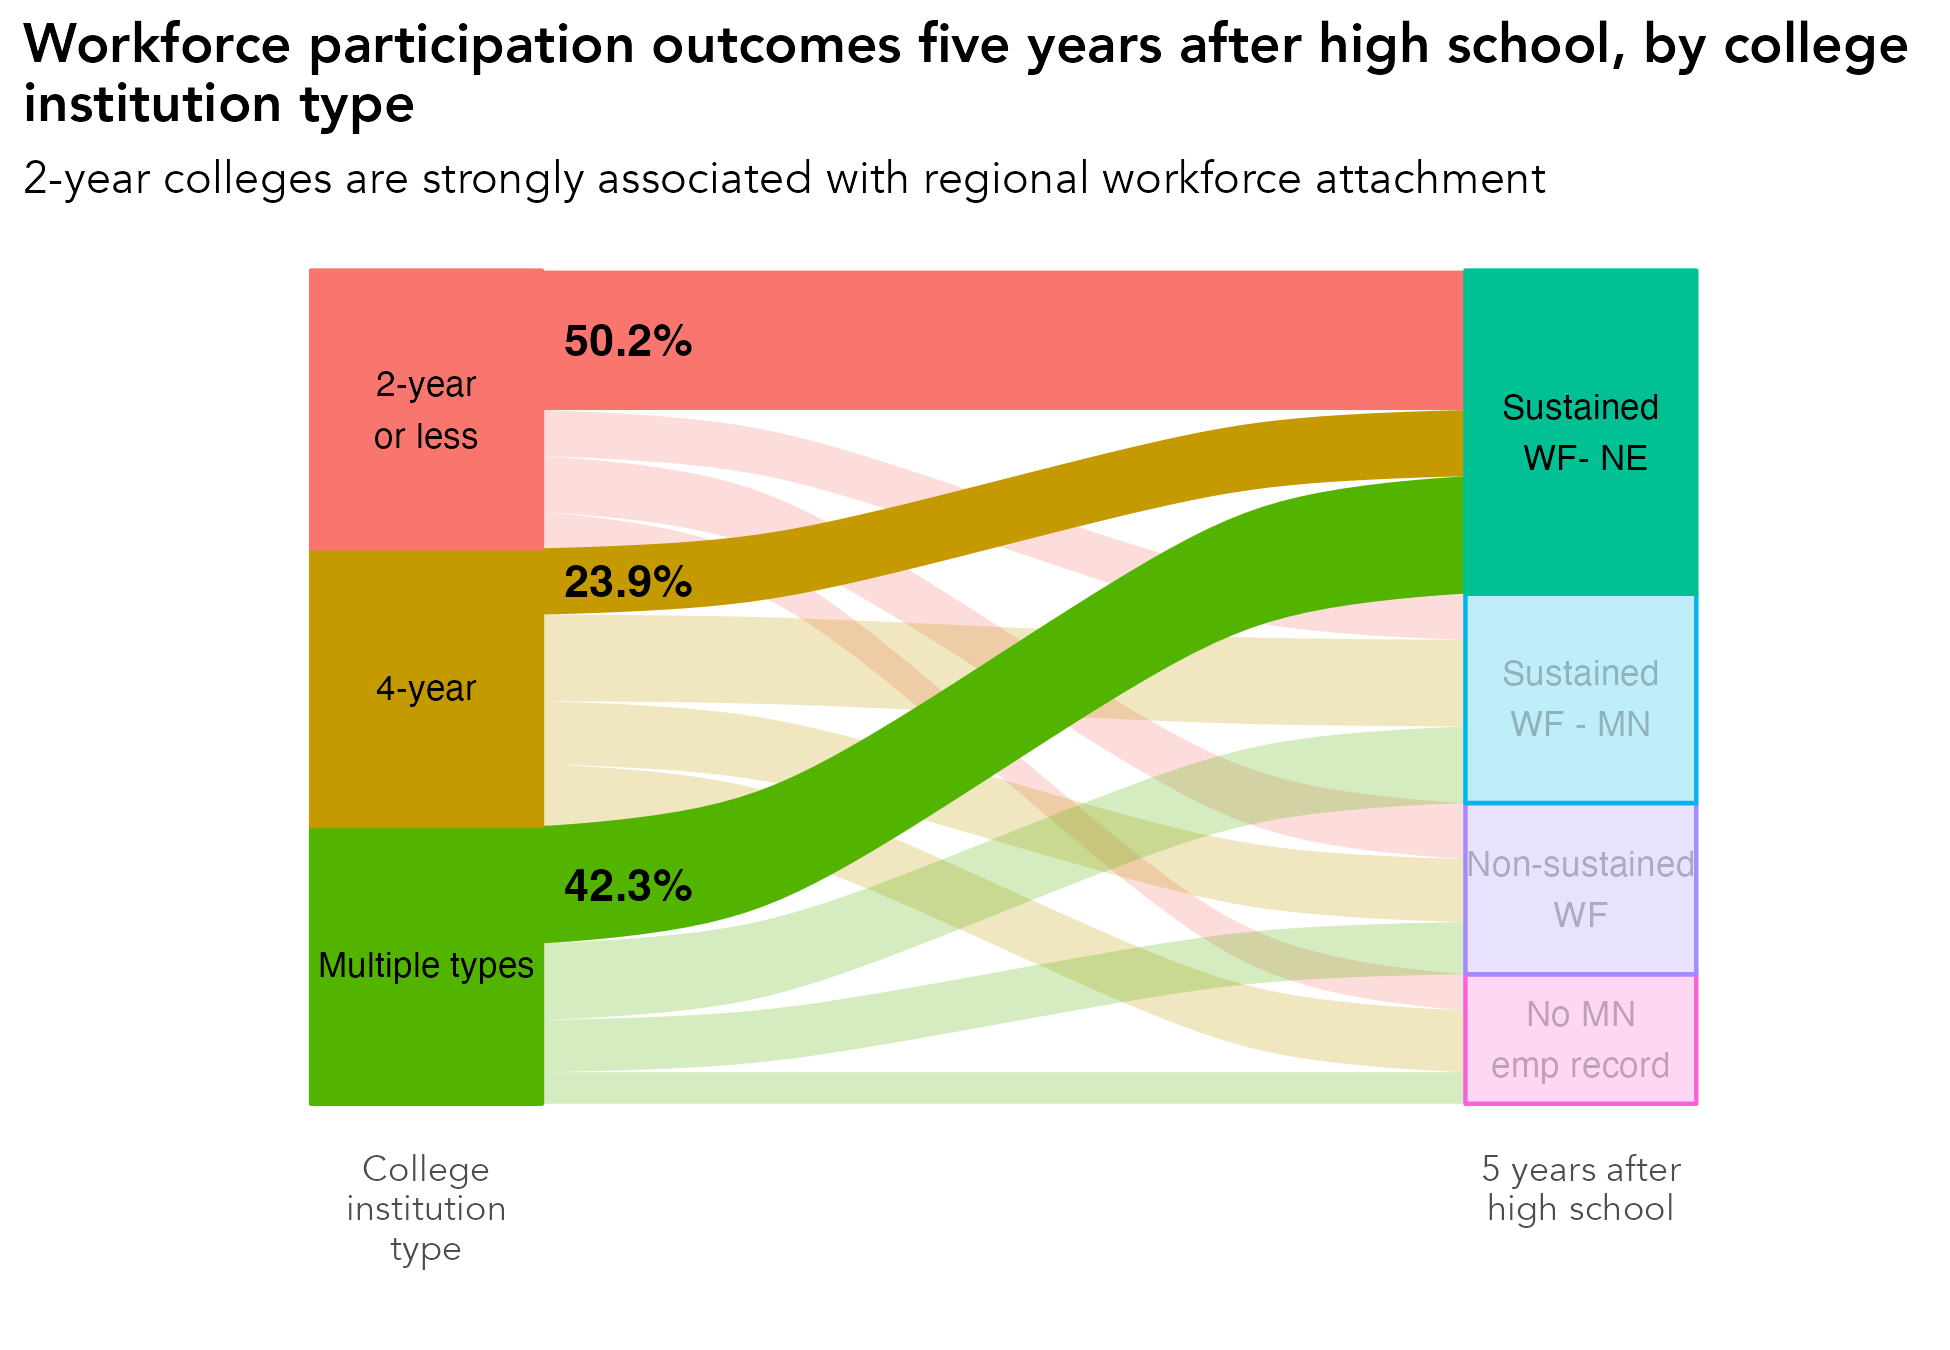

Recreate this plot in R.
# library -----------------------------------------------------------------
library(tidyverse)
library(sf)
library(ggrepel)
library(scales)
library(ggiraph)
library(rmapshaper)
library(cowplot)
library(RColorBrewer)
library(readxl)
library(lubridate)
library(readxl)
library(systemfonts)
reset_font_cache()
library(ggtext)
library(janitor)
library(cowplot)
library(ggalluvial)
library(ggsankey)


rm(list = ls())

# themes ------------------------------------------------------------------
theme_bar <- theme_bw() +
  theme(panel.grid.major = element_line(color = "grey70", size = 0.1),
        panel.grid.minor = element_blank(),
        axis.ticks = element_blank(),
        axis.text = element_text(face = "bold"),
        panel.border = element_blank(),
        legend.background = element_rect(fill = "transparent", color = "transparent"),
        legend.key = element_rect(fill = "transparent"),
        legend.key.size = unit(1, "lines"),
        legend.margin = margin(0,0,0,0),
        legend.title = element_blank(),
        legend.text = element_text(margin = margin(l = 2)),
        text = element_text(family = "Avenir") ,
        plot.title.position = "plot",
        plot.title = element_text(face = "bold"))

theme_line <- theme_bw() +
  theme(legend.background = element_rect(fill = "transparent", color = "transparent"),
        legend.key = element_rect(fill = "transparent"),
        legend.text = element_text(margin = margin(l = 2)),
        panel.grid.minor = element_blank(),
        panel.grid.major = element_line(color = "grey70", size = 0.1),
        axis.ticks = element_blank(),
        axis.text = element_text(face = "bold"),
        panel.border = element_blank(),
        legend.margin = margin(0,0,0,0),
        legend.key.size = unit(1, "lines"),
        text = element_text(family = "Avenir") ,
        plot.title.position = "plot",
        plot.title = element_text(face = "bold"))


theme_sf <- theme_bw() +
  theme(axis.text.x=element_blank(),
        axis.text.y=element_blank(),
        axis.ticks=element_blank(),
        panel.background = element_blank(),
        panel.grid.major = element_line(color = "white"),
        panel.border = element_blank(),
        legend.title = element_blank(),
        legend.text = element_text(margin = margin(l = 2)),
        legend.margin = margin(0,0,0,0),
        legend.key.size = unit(1, "lines"),
        text = element_text(family = "Avenir") ,
        plot.title.position = "plot",
        plot.title = element_text(face = "bold"))

theme_all <- theme_bw() +
  theme(axis.ticks=element_blank(),
        axis.text.y = element_blank(),
        panel.background = element_blank(),
        panel.grid.major = element_blank(),
        panel.grid = element_blank(),
        panel.border = element_blank(),
        legend.title = element_blank(),
        legend.text = element_text(margin = margin(l = 2)),
        legend.margin = margin(0,0,0,0),
        legend.key.size = unit(1, "lines"),
        text = element_text(family = "Avenir") ,
        plot.title.position = "plot",
        plot.title = element_text(face = "bold"))


regions <- read_csv("/Users/kellyasche/Library/CloudStorage/GoogleDrive-kasche@ruralmn.org/My Drive/Data Prep/R Projects/Join docs/county_regions.csv") %>%
  select(5,6) %>%
  unique() %>%
  mutate(edr = str_replace(edr, "  ", " "),
         planning.region = str_replace(planning.region, " Minnesota", ""),
         planning.region = fct_relevel(planning.region, "Northwest", "Northeast", "Central", "Seven County Mpls-St Paul", "Southwest", "Southeast"),
         edr = fct_relevel(edr, "EDR 1 - Northwest", "EDR 2 - Headwaters", "EDR 3 - Arrowhead", "EDR 4 - West Central", "EDR 5 - North Central", "EDR 6E- Southwest Central", "EDR 6W- Upper Minnesota Valley", "EDR 7E- East Central", "EDR 7W- Central", "EDR 8 - Southwest", "EDR 9 - South Central", "EDR 10 - Southeast", "EDR 11 - 7 County Twin Cities", "Minnesota"))

counties.regions <- read_csv("/Users/kellyasche/Library/CloudStorage/GoogleDrive-kasche@ruralmn.org/My Drive/Data Prep/R Projects/Join docs/county_regions.csv") %>%
  mutate(countyfp = formatC(countyfp, width = 3, flag = "0"),
         Name = str_to_title(Name),
         Name = str_replace(Name, "Q", "q"),
         Name = str_replace(Name, "Of The", "of the"),
         Name = str_replace(Name, "Mcleod", "McLeod"),
         Dem_Desc = ifelse(Name == "Minnesota", "Minnesota", Dem_Desc) ,
         edr = str_replace(edr, "  ", " "),
         planning.region = str_replace(planning.region, " Minnesota", ""),
         planning.region = fct_relevel(planning.region, "Northwest", "Northeast", "Central", "Seven County Mpls-St Paul", "Southwest", "Southeast"),
         edr = fct_relevel(edr, "EDR 1 - Northwest", "EDR 2 - Headwaters", "EDR 3 - Arrowhead", "EDR 4 - West Central", "EDR 5 - North Central", "EDR 6E- Southwest Central", "EDR 6W- Upper Minnesota Valley", "EDR 7E- East Central", "EDR 7W- Central", "EDR 8 - Southwest", "EDR 9 - South Central", "EDR 10 - Southeast", "EDR 11 - 7 County Twin Cities", "Minnesota"))

color.ruca <- c("Entirely rural" = "#009933", "Town/rural mix" = "#99CC33", "Urban/town/rural mix" = "#CC9966", "Entirely urban" = "#754C29", "Minnesota" = "black")

color.pr <- c("Northwest" = "#4575b4","Northeast" = "grey", "Central" = "#fee090", "Seven County Mpls-St Paul" = "#d73027", "Southwest" = "#91bfdb", "Southeast" = "#fc8d59", "Minnesota" = "black")

color.edr <- c("EDR 1 - Northwest" = "#b3cde3", "EDR 2 - Headwaters" = "#8c96c6", "EDR 3 - Arrowhead" = "#fe9929", "EDR 4 - West Central" = "#8856a7", "EDR 5 - North Central" = "#810f7c", "EDR 6E- Southwest Central" = "#e5f5f9", "EDR 6W- Upper Minnesota Valley" = "#bdc9e1", "EDR 7E- East Central" = "#99d8c9", "EDR 7W- Central" = "#2ca25f", "EDR 8 - Southwest" = "#74a9cf", "EDR 9 - South Central" = "#0570b0", "EDR 10 - Southeast" = "#d7301f", "EDR 11 - 7 County Twin Cities" = "#d8b365", "Minnesota" = "black")

color.pr.edr <- c ("Northwest" = "#4575b4","Northeast" = "#e0f3f8", "Central" = "#fee090", "Seven County Mpls-St Paul" = "#d73027", "Southwest" = "#91bfdb", "Southeast" = "#fc8d59", "Minnesota" = "black", "EDR 1 - Northwest" = "#b3cde3", "EDR 2 - Headwaters" = "#8c96c6", "EDR 3 - Arrowhead" = "#fe9929", "EDR 4 - West Central" = "#8856a7", "EDR 5 - North Central" = "#810f7c", "EDR 6E- Southwest Central" = "#e5f5f9", "EDR 6W- Upper Minnesota Valley" = "#bdc9e1", "EDR 7E- East Central" = "#99d8c9", "EDR 7W- Central" = "#2ca25f", "EDR 8 - Southwest" = "#74a9cf", "EDR 9 - South Central" = "#0570b0", "EDR 10 - Southeast" = "#d7301f", "EDR 11 - 7 County Twin Cities" = "#d8b365")

color.six <- c("#009933", "#4575b4", "grey", "#fee090", "#fc8d59", "#d73027")

mn_counties <- st_read("/Users/kellyasche/Library/CloudStorage/GoogleDrive-kasche@ruralmn.org/My Drive/Data Prep/R Projects/Shapefiles/County shapefiles/MNCounties_MNDOT.shp", quiet = TRUE) %>%
  ms_simplify(keep = .01, keep_shapes = TRUE) %>%
  rename("countyfp" = "FIPS_CODE")

counties.regions.1 <- counties.regions %>%
  mutate(statefp = "27",
         project.pr = ifelse(edr %in% c("EDR 1 - Northwest", "EDR 2 - Headwaters", "EDR 4 - West Central"), "Northwest",
                             ifelse(edr == "EDR 3 - Arrowhead", "Northeast",
                                    ifelse(edr %in% c("EDR 5 - North Central", "EDR 7E- East Central", "EDR 7W- Central"), "Central",
                                           ifelse(edr %in% c("EDR 6E- Southwest Central", "EDR 6W- Upper Minnesota Valley", "EDR 8 - Southwest"), "Southwest",
                                                  ifelse(edr %in% c("EDR 9 - South Central", "EDR 10 - Southeast"), "Southern", as.character(planning.region)))))),
         project.pr = fct_relevel(project.pr, "Northwest", "Northeast", "Central", "Seven County Mpls-St Paul", "Southwest", "Southern"))


# Prep data ---------------------------------------------------------------

original <- read_csv("Data/SLEDS/Masters/Master-report-dataset.csv")

ps.InstitutionSector <- read_csv("Data/SLEDS/Masters/nsccompletions_master.csv") %>%
  select(PersonID, ps.grad.InstitutionSector) %>%
  mutate(ps.grad.InstitutionSector.new = ifelse(ps.grad.InstitutionSector %in% c(1, 2,3), "4-year", ps.grad.InstitutionSector),
         ps.grad.InstitutionSector.new = ifelse(ps.grad.InstitutionSector.new %in% c("4", "6", "9"), "2-year or less", ps.grad.InstitutionSector.new),
         ps.grad.InstitutionSector.new = ifelse(ps.grad.InstitutionSector.new == "10", "Multiple types", ps.grad.InstitutionSector.new),
         ps.grad.InstitutionSector.new = as_factor(ps.grad.InstitutionSector.new)) %>%
  select(-ps.grad.InstitutionSector)

names(ps.InstitutionSector)
levels(ps.InstitutionSector$ps.grad.InstitutionSector.new)

data <- original %>%
  left_join(ps.InstitutionSector, by = "PersonID") %>% 
  select(grad.year.5, ps.grad.InstitutionSector.new) %>%
  mutate(ps.grad.InstitutionSector.new = ifelse(is.na(ps.grad.InstitutionSector.new), "Did not grad", as.character(ps.grad.InstitutionSector.new))) %>%
  rename(ps.grad.InstitutionSector = ps.grad.InstitutionSector.new) %>%
  filter(grad.year.5 != "After 2023") %>%
  filter(grad.year.5 != "Attending ps") %>%
  filter(!ps.grad.InstitutionSector %in% c("Attending ps", "Never attended ps", "Did not grad")) %>%
  group_by(ps.grad.InstitutionSector, grad.year.5) %>%
  summarize(n = n()) %>%
  ungroup() %>%
  group_by(ps.grad.InstitutionSector) %>%
  mutate(pct = n / sum(n)) %>%
  ungroup() %>%
  mutate(grad.year.5 = str_replace(grad.year.5, "No MN emp record, not attending ps", "No MN emp record"),
         grad.year.5 = str_replace(grad.year.5, "Not meaningful, not attending ps", "Non-sustained WF"),
         grad.year.5 = str_replace(grad.year.5, "Meaningful WF - Northeast", "Sustained WF - NE"),
         grad.year.5 = str_replace(grad.year.5, "Meaningful WF - MN", "Sustained WF - MN"),
         ps.grad.InstitutionSector = as_factor(ps.grad.InstitutionSector))

levels(data$ps.grad.InstitutionSector)

ps.grad.InstitutionSector.order <- c("2-year or less", "4-year", "Multiple types")

grad.year.5.order <- c("Sustained WF - NE", "Sustained WF - MN", "Non-sustained WF", "No MN emp record")

ps.grad.InstitutionSector.order.plot <- c("2-year\nor less", "4-year", "Multiple types")

grad.year.5.order.plot <- c("Sustained\n WF- NE", "Sustained\nWF - MN", "Non-sustained\nWF", "No MN\nemp record")

df_lodes <- data %>%
  mutate(
    ps.grad.InstitutionSector = factor(ps.grad.InstitutionSector, levels = ps.grad.InstitutionSector.order),
    grad.year.5     = factor(grad.year.5, levels = grad.year.5.order)
  ) %>%
  to_lodes_form(
    axes = c("ps.grad.InstitutionSector", "grad.year.5"),
    key = "axis",
    value = "stratum",
    id = "flow_id"
  ) %>%
  group_by(flow_id) %>%
  mutate(
    highlight = if_else(
      any(stratum %in% c("Sustained WF - NE")),
      "highlight",
      "base"
    )
  ) %>%
  ungroup() %>%
  group_by(flow_id) %>%
  mutate(
    ps.grad.InstitutionSector = first(stratum[axis == "ps.grad.InstitutionSector"])
  ) %>%
  ungroup()


labels <- df_lodes %>%
  filter(axis == "ps.grad.InstitutionSector", highlight == "highlight") %>%
  arrange(ps.grad.InstitutionSector) %>%
  select(stratum, pct) %>%
  mutate(half.pct = pct / 2,
         cumsum = rev(seq(n())),
         yloc = cumsum - half.pct,
         highlight = "highlight") 

master <- df_lodes %>%
  left_join(labels, by = c("stratum", "highlight", "pct"))

names(labels)
# Create chart ------------------------------------------------------------

ggplot(
  master,
  aes(
    x = axis,
    stratum = stratum,
    alluvium = flow_id,
    y = pct,
    fill = ps.grad.InstitutionSector,     # left-side colors
    alpha = highlight           # highlight flows
  )
) +
  geom_flow(width = 0.4) +
  geom_stratum(width = 0.4, aes(fill = stratum, color = stratum)) +
  geom_text(
    stat = "stratum",
    label = c(rev(ps.grad.InstitutionSector.order.plot), rev(grad.year.5.order.plot)),
    size = 3
  ) +
  geom_text(aes(x = 1.35, y = yloc, label = percent(pct, accuracy = .1)), fontface = "bold") +
  scale_alpha_manual(
    values = c(highlight = 1, base = 0.25),
    guide = "none"
  ) +
  scale_x_discrete(
    limits = c("ps.grad.InstitutionSector", "middle", "grad.year.5"),
    labels = c("College\ninstitution\ntype", "", "5 years after\nhigh school")
  ) +
  labs(x = "", 
       y = "",
       title = "Workforce participation outcomes five years after high school, by college\ninstitution type",
       subtitle = "2-year colleges are strongly associated with regional workforce attachment") +
  theme_all +
  theme(legend.position = "none")

ggsave(filename = "Charts/Paper report/sankey-college-type-meaningful-wf-ne.pdf", device = cairo_pdf, dpi = "print", width = 6.5, height = 4.5)

ggsave(filename = "Charts/Paper report/sankey-college-type-meaningful-wf-ne.png", dpi = "print", width = 6.5, height = 4.5)
